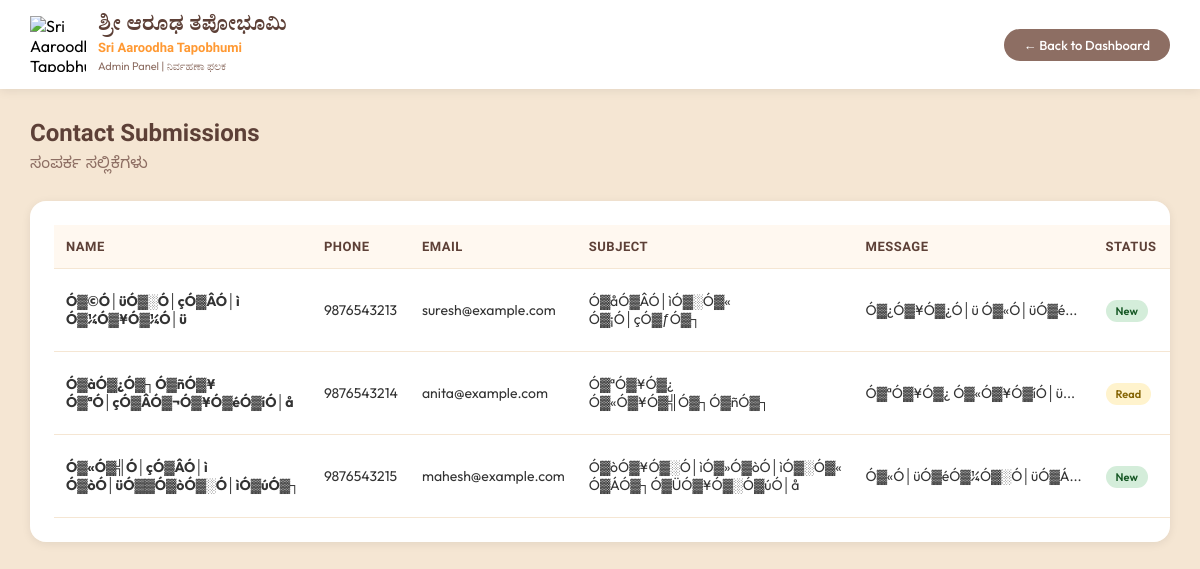
/admin/contacts.php (signed in), run on the app's committed database.
### tables this page shows
CREATE TABLE `contact_submissions` (
  `id` int(11) NOT NULL AUTO_INCREMENT,
  `name` varchar(255) NOT NULL,
  `phone` varchar(20) NOT NULL,
  `email` varchar(255) DEFAULT NULL,
  `subject` varchar(255) NOT NULL,
  `message` text NOT NULL,
  `status` enum('new','read','replied') DEFAULT 'new',
  `created_at` timestamp NOT NULL DEFAULT current_timestamp(),
  PRIMARY KEY (`id`)
);

### admin/contacts.php (the view, shortened to what this page needs)
<?php
require_once 'db_connect.php';
$stmt = $pdo->query("SELECT * FROM contact_submissions ORDER BY created_at DESC");
$contacts = $stmt->fetchAll();
?>
<!DOCTYPE html>
<html lang="en">
<head>
</head>
<body>
    <div class="admin-header">
        <div class="header-content">
            <div class="logo-section">
                <img src="../assets/ashrama-logo.png" alt="Sri Aaroodha Tapobhumi Logo" class="admin-logo">
                <div class="title-section">
                    <h1 class="title-kannada">ಶ್ರೀ ಆರೂಢ ತಪೋಭೂಮಿ</h1>
                    <p class="title-english">Sri Aaroodha Tapobhumi</p>
                    <p class="subtitle">Admin Panel | ನಿರ್ವಹಣಾ ಫಲಕ</p>
                </div>
            </div>
            <div class="header-actions">
                <a href="dashboard.php" class="btn-back">← Back to Dashboard</a>
            </div>
        </div>
    </div>
    <div class="container">
        <h2 class="page-title">Contact Submissions</h2>
        <p class="page-subtitle">ಸಂಪರ್ಕ ಸಲ್ಲಿಕೆಗಳು</p>
        <div class="table-container">
            <table>
                <thead>
                    <tr>
                        <th>Name</th>
                        <th>Phone</th>
                        <th>Email</th>
                        <th>Subject</th>
                        <th>Message</th>
                        <th>Status</th>
                    </tr>
                </thead>
                <tbody>
                    <?php foreach ($contacts as $contact): ?>
                    <tr>
                        <td><strong><?php echo htmlspecialchars($contact['name']); ?></strong></td>
                        <td><?php echo htmlspecialchars($contact['phone']); ?></td>
                        <td><?php echo htmlspecialchars($contact['email'] ?? '-'); ?></td>
                        <td><?php echo htmlspecialchars($contact['subject']); ?></td>
                        <td><?php echo substr(htmlspecialchars($contact['message']), 0, 50); ?>...</td>
                        <td>
                            <span class="badge badge-<?php echo $contact['status']; ?>">
                                <?php echo ucfirst($contact['status']); ?>
                            </span>
                        </td>
                    </tr>
                    <?php endforeach; ?>
                </tbody>
            </table>
        </div>
    </div>
</body>
</html>

### admin/contacts.php (style rules this page uses)
* { margin: 0; padding: 0; box-sizing: border-box; }
body { font-family: 'Outfit', sans-serif; background: #F5E6D3; min-height: 100vh; }
.admin-header { background: white; box-shadow: 0 2px 10px rgba(0,0,0,0.08); position: sticky; top: 0; z-index: 100; }
.header-content { max-width: 1400px; margin: 0 auto; padding: 16px 30px; display: flex; justify-content: space-between; align-items: center; }
.logo-section { display: flex; align-items: center; gap: 12px; }
.admin-logo { width: 56px; height: 56px; object-fit: contain; }
.title-section { display: flex; flex-direction: column; }
.title-kannada { font-family: 'Noto Serif Kannada', serif; font-size: 20px; font-weight: 700; color: #5D4037; line-height: 1.2; }
.title-english { font-family: 'Lexend', sans-serif; font-size: 13px; font-weight: 600; color: #FF9933; line-height: 1.3; }
.subtitle { font-family: 'Outfit', sans-serif; font-size: 11px; color: #8D6E63; margin-top: 2px; }
.btn-back { background: #8D6E63; color: white; padding: 8px 20px; border-radius: 50px; text-decoration: none; font-family: 'Outfit', sans-serif; font-size: 13px; font-weight: 500; transition: all 0.3s ease; }
.container { max-width: 1400px; margin: 30px auto; padding: 0 30px; }
.page-title { font-family: 'Lexend', sans-serif; font-size: 24px; font-weight: 700; color: #5D4037; margin-bottom: 8px; }
.page-subtitle { font-family: 'Noto Sans Kannada', sans-serif; font-size: 16px; color: #8D6E63; margin-bottom: 24px; }
.table-container { background: white; border-radius: 16px; padding: 24px; box-shadow: 0 2px 10px rgba(0,0,0,0.08); overflow-x: auto; }
table { width: 100%; border-collapse: collapse; }
th, td { padding: 14px 12px; text-align: left; border-bottom: 1px solid #F5E6D3; }
th { background: #FFF8F0; font-weight: 600; color: #5D4037; font-family: 'Lexend', sans-serif; font-size: 13px; text-transform: uppercase; letter-spacing: 0.5px; }
td { font-family: 'Outfit', sans-serif; font-size: 14px; color: #333; }
.badge { padding: 4px 10px; border-radius: 12px; font-size: 11px; font-weight: 600; font-family: 'Outfit', sans-serif; }
.badge-new { background: #d4edda; color: #155724; }
.badge-read { background: #fff3cd; color: #856404; }

### data on the page
contact_submissions: name "Ó▓©Ó│üÓ▓░Ó│çÓ▓ÂÓ│ì Ó▓¼Ó▓¥Ó▓¼Ó│ü", phone "9876543213", email "suresh@example.com", subject "Ó▓åÓ▓ÂÓ│ìÓ▓░Ó▓« Ó▓¡Ó│çÓ▓ƒÓ▓┐", message "Ó▓¿Ó▓¥Ó▓¿Ó│ü Ó▓«Ó│üÓ▓é", status "New"
contact_submissions: name "Ó▓àÓ▓¿Ó▓┐Ó▓ñÓ▓¥ Ó▓ªÓ│çÓ▓ÂÓ▓¬Ó▓¥Ó▓éÓ▓íÓ│å", phone "9876543214", email "anita@example.com", subject "Ó▓ªÓ▓¥Ó▓¿ Ó▓«Ó▓¥Ó▓╣Ó▓┐Ó▓ñÓ▓┐", message "Ó▓ªÓ▓¥Ó▓¿ Ó▓«Ó▓¥Ó▓íÓ│ü", status "Read"
contact_submissions: name "Ó▓«Ó▓╣Ó│çÓ▓ÂÓ│ì Ó▓òÓ│üÓ▓▓Ó▓òÓ▓░Ó│ìÓ▓úÓ▓┐", phone "9876543215", email "mahesh@example.com", subject "Ó▓òÓ▓¥Ó▓░Ó│ìÓ▓»Ó▓òÓ│ìÓ▓░Ó▓« Ó▓ÁÓ▓┐Ó▓ÜÓ▓¥Ó▓░Ó▓úÓ│å", message "Ó▓«Ó│üÓ▓éÓ▓¼Ó▓░Ó│üÓ▓Á", status "New"
